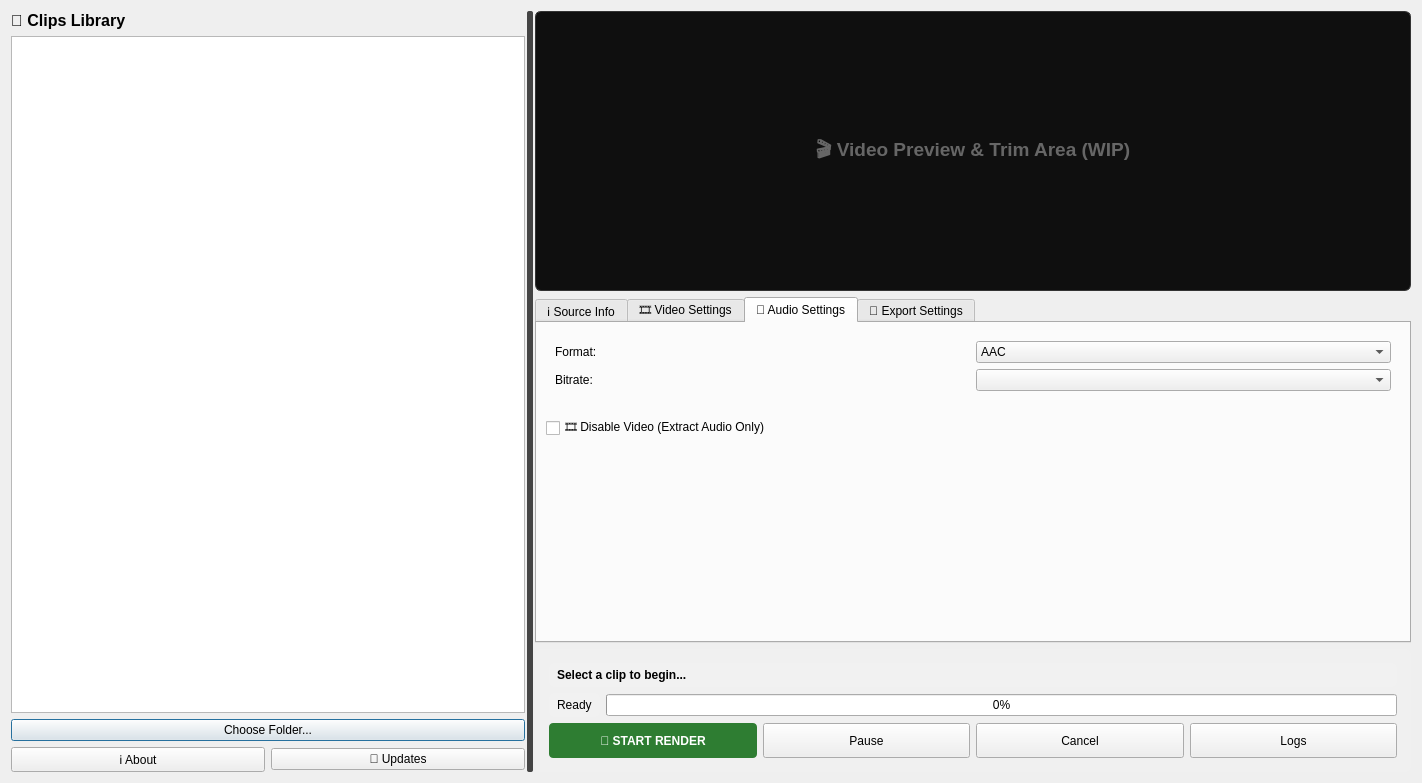
<?xml version="1.0" encoding="UTF-8"?>
<ui version="4.0">
 <class>Dialog</class>
 <widget class="QDialog" name="Dialog">
  <property name="geometry">
   <rect>
    <x>0</x>
    <y>0</y>
    <width>1422</width>
    <height>783</height>
   </rect>
  </property>
  <property name="windowTitle">
   <string>Steempeg v8</string>
  </property>
  <layout class="QHBoxLayout" name="horizontalLayout_main">
   <item>
    <widget class="QSplitter" name="main_splitter">
     <property name="styleSheet">
      <string>QSplitter::handle { background-color: #444; margin: 0px 2px; border-radius: 2px; } QSplitter::handle:hover { background-color: #666; }</string>
     </property>
     <property name="orientation">
      <enum>Qt::Orientation::Horizontal</enum>
     </property>
     <property name="handleWidth">
      <number>6</number>
     </property>
     <widget class="QWidget" name="left_panel" native="true">
      <layout class="QVBoxLayout" name="verticalLayout_left">
       <property name="leftMargin">
        <number>0</number>
       </property>
       <property name="topMargin">
        <number>0</number>
       </property>
       <property name="bottomMargin">
        <number>0</number>
       </property>
       <item>
        <widget class="QLabel" name="label_13">
         <property name="font">
          <font>
           <pointsize>12</pointsize>
           <bold>true</bold>
          </font>
         </property>
         <property name="text">
          <string>📁 Clips Library</string>
         </property>
        </widget>
       </item>
       <item>
        <widget class="QTableWidget" name="table_clips"/>
       </item>
       <item>
        <widget class="QPushButton" name="btn_browse">
         <property name="text">
          <string>Choose Folder...</string>
         </property>
        </widget>
       </item>
       <item>
        <layout class="QHBoxLayout" name="horizontalLayout_duo">
         <item>
          <widget class="QPushButton" name="btn_about">
           <property name="text">
            <string>ℹ️ About</string>
           </property>
          </widget>
         </item>
         <item>
          <widget class="QPushButton" name="btn_update_check">
           <property name="text">
            <string>🔄 Updates</string>
           </property>
          </widget>
         </item>
        </layout>
       </item>
      </layout>
     </widget>
     <widget class="QWidget" name="right_panel" native="true">
      <layout class="QVBoxLayout" name="verticalLayout_right">
       <property name="topMargin">
        <number>0</number>
       </property>
       <property name="rightMargin">
        <number>0</number>
       </property>
       <property name="bottomMargin">
        <number>0</number>
       </property>
       <item>
        <widget class="QLabel" name="label_video_preview">
         <property name="minimumSize">
          <size>
           <width>0</width>
           <height>280</height>
          </size>
         </property>
         <property name="font">
          <font>
           <pointsize>14</pointsize>
           <bold>true</bold>
          </font>
         </property>
         <property name="styleSheet">
          <string>background-color: #0f0f0f; color: #666; border: 1px solid #333; border-radius: 6px;</string>
         </property>
         <property name="text">
          <string>🎬 Video Preview &amp; Trim Area (WIP)</string>
         </property>
         <property name="alignment">
          <set>Qt::AlignmentFlag::AlignCenter</set>
         </property>
        </widget>
       </item>
       <item>
        <widget class="QTabWidget" name="settings_tabs">
         <property name="currentIndex">
          <number>2</number>
         </property>
         <widget class="QWidget" name="tab_source">
          <attribute name="title">
           <string>ℹ️ Source Info</string>
          </attribute>
          <layout class="QVBoxLayout" name="verticalLayout_source">
           <item>
            <widget class="QLabel" name="source_label">
             <property name="text">
              <string>Source:</string>
             </property>
            </widget>
           </item>
           <item>
            <widget class="QLabel" name="orig_res_label">
             <property name="text">
              <string>Original resolution:</string>
             </property>
            </widget>
           </item>
           <item>
            <widget class="QLabel" name="label_duration">
             <property name="text">
              <string>Time:</string>
             </property>
            </widget>
           </item>
           <item>
            <widget class="QLabel" name="label_fps">
             <property name="text">
              <string>FPS:</string>
             </property>
            </widget>
           </item>
           <item>
            <widget class="QLabel" name="label_size">
             <property name="text">
              <string>Size:</string>
             </property>
            </widget>
           </item>
           <item>
            <spacer name="vs1">
             <property name="orientation">
              <enum>Qt::Orientation::Vertical</enum>
             </property>
             <property name="sizeHint" stdset="0">
              <size>
               <width>0</width>
               <height>0</height>
              </size>
             </property>
            </spacer>
           </item>
          </layout>
         </widget>
         <widget class="QWidget" name="tab_video">
          <attribute name="title">
           <string>🎞 Video Settings</string>
          </attribute>
          <layout class="QVBoxLayout" name="verticalLayout_video">
           <item>
            <widget class="QLabel" name="label_2">
             <property name="text">
              <string>Quality Preset</string>
             </property>
            </widget>
           </item>
           <item>
            <widget class="QComboBox" name="combo_quality"/>
           </item>
           <item>
            <widget class="QLabel" name="label_target_size">
             <property name="text">
              <string>Target Size</string>
             </property>
            </widget>
           </item>
           <item>
            <widget class="QSlider" name="size_slider">
             <property name="orientation">
              <enum>Qt::Orientation::Horizontal</enum>
             </property>
            </widget>
           </item>
           <item>
            <widget class="QLabel" name="label_5">
             <property name="text">
              <string>Framerate (FPS)</string>
             </property>
            </widget>
           </item>
           <item>
            <widget class="QComboBox" name="combo_fps"/>
           </item>
           <item>
            <widget class="QLabel" name="label_4">
             <property name="text">
              <string>Bitrate</string>
             </property>
            </widget>
           </item>
           <item>
            <widget class="QComboBox" name="combo_bitrate"/>
           </item>
           <item>
            <layout class="QHBoxLayout" name="horizontalLayout_codecs">
             <item>
              <layout class="QVBoxLayout">
               <item>
                <widget class="QLabel" name="label_14">
                 <property name="text">
                  <string>Codec</string>
                 </property>
                </widget>
               </item>
               <item>
                <widget class="QComboBox" name="combo_codec"/>
               </item>
              </layout>
             </item>
             <item>
              <layout class="QVBoxLayout">
               <item>
                <widget class="QLabel" name="label_6">
                 <property name="text">
                  <string>Hardware Encoder</string>
                 </property>
                </widget>
               </item>
               <item>
                <widget class="QComboBox" name="combo_encoder"/>
               </item>
              </layout>
             </item>
            </layout>
           </item>
           <item>
            <widget class="QCheckBox" name="check_mute_audio">
             <property name="text">
              <string>🔇 Disable Audio (Video Only)</string>
             </property>
            </widget>
           </item>
           <item>
            <spacer name="vs2">
             <property name="orientation">
              <enum>Qt::Orientation::Vertical</enum>
             </property>
             <property name="sizeHint" stdset="0">
              <size>
               <width>0</width>
               <height>0</height>
              </size>
             </property>
            </spacer>
           </item>
          </layout>
         </widget>
         <widget class="QWidget" name="tab_audio">
          <attribute name="title">
           <string>🎵 Audio Settings</string>
          </attribute>
          <layout class="QVBoxLayout" name="verticalLayout_audio">
           <property name="spacing">
            <number>15</number>
           </property>
           <item>
            <widget class="QFrame" name="frame_audio_settings">
             <layout class="QGridLayout" name="gridLayout_audio">
              <item row="0" column="0">
               <widget class="QLabel" name="label_audio_format">
                <property name="text">
                 <string>Format:</string>
                </property>
               </widget>
              </item>
              <item row="0" column="1">
               <widget class="QComboBox" name="combo_audio_format">
                <item>
                 <property name="text">
                  <string>AAC</string>
                 </property>
                </item>
                <item>
                 <property name="text">
                  <string>MP3</string>
                 </property>
                </item>
               </widget>
              </item>
              <item row="1" column="0">
               <widget class="QLabel" name="label_audio_bitrate">
                <property name="text">
                 <string>Bitrate:</string>
                </property>
               </widget>
              </item>
              <item row="1" column="1">
               <widget class="QComboBox" name="combo_audio_bitrate"/>
              </item>
             </layout>
            </widget>
           </item>
           <item>
            <widget class="QCheckBox" name="check_audio_only">
             <property name="text">
              <string>🎞️ Disable Video (Extract Audio Only)</string>
             </property>
            </widget>
           </item>
           <item>
            <spacer name="vs3">
             <property name="orientation">
              <enum>Qt::Orientation::Vertical</enum>
             </property>
             <property name="sizeHint" stdset="0">
              <size>
               <width>0</width>
               <height>0</height>
              </size>
             </property>
            </spacer>
           </item>
          </layout>
         </widget>
         <widget class="QWidget" name="tab_export">
          <attribute name="title">
           <string>💾 Export Settings</string>
          </attribute>
          <layout class="QVBoxLayout" name="verticalLayout_export">
           <item>
            <widget class="QGroupBox" name="group_summary">
             <property name="font">
              <font>
               <bold>true</bold>
              </font>
             </property>
             <property name="title">
              <string>Final Render Details</string>
             </property>
             <layout class="QVBoxLayout" name="verticalLayout_summary">
              <item>
               <widget class="QLabel" name="label_detailed_summary">
                <property name="font">
                 <font>
                  <bold>false</bold>
                 </font>
                </property>
                <property name="text">
                 <string>...</string>
                </property>
               </widget>
              </item>
             </layout>
            </widget>
           </item>
           <item>
            <widget class="QLabel" name="label_10">
             <property name="text">
              <string>Output File Name</string>
             </property>
            </widget>
           </item>
           <item>
            <widget class="QLineEdit" name="input_filename"/>
           </item>
           <item>
            <widget class="QPushButton" name="destination_button">
             <property name="minimumSize">
              <size>
               <width>0</width>
               <height>30</height>
              </size>
             </property>
             <property name="text">
              <string>Choose Destination Folder...</string>
             </property>
            </widget>
           </item>
           <item>
            <widget class="QLabel" name="label_location">
             <property name="font">
              <font>
               <pointsize>9</pointsize>
              </font>
             </property>
             <property name="text">
              <string>Location: ...</string>
             </property>
             <property name="wordWrap">
              <bool>true</bool>
             </property>
            </widget>
           </item>
           <item>
            <spacer name="vs4">
             <property name="orientation">
              <enum>Qt::Orientation::Vertical</enum>
             </property>
             <property name="sizeHint" stdset="0">
              <size>
               <width>0</width>
               <height>0</height>
              </size>
             </property>
            </spacer>
           </item>
          </layout>
         </widget>
        </widget>
       </item>
       <item>
        <widget class="QFrame" name="frame_status">
         <property name="styleSheet">
          <string>QFrame { background-color: rgba(255, 255, 255, 0.05); border-radius: 6px; padding: 5px; }</string>
         </property>
         <property name="frameShape">
          <enum>QFrame::Shape::StyledPanel</enum>
         </property>
         <layout class="QVBoxLayout" name="verticalLayout_status">
          <item>
           <widget class="QLabel" name="label_short_summary">
            <property name="font">
             <font>
              <bold>true</bold>
             </font>
            </property>
            <property name="text">
             <string>Select a clip to begin...</string>
            </property>
           </widget>
          </item>
          <item>
           <layout class="QHBoxLayout" name="horizontalLayout_progress">
            <item>
             <widget class="QLabel" name="label_status">
              <property name="text">
               <string>Ready</string>
              </property>
             </widget>
            </item>
            <item>
             <widget class="QProgressBar" name="progress_render">
              <property name="value">
               <number>0</number>
              </property>
             </widget>
            </item>
           </layout>
          </item>
          <item>
           <layout class="QHBoxLayout" name="horizontalLayout_buttons">
            <item>
             <widget class="QPushButton" name="btn_start">
              <property name="minimumSize">
               <size>
                <width>150</width>
                <height>35</height>
               </size>
              </property>
              <property name="styleSheet">
               <string>background-color: #2e7d32; color: white; font-weight: bold; border-radius: 4px;</string>
              </property>
              <property name="text">
               <string>🚩 START RENDER</string>
              </property>
             </widget>
            </item>
            <item>
             <widget class="QPushButton" name="btn_pause">
              <property name="minimumSize">
               <size>
                <width>0</width>
                <height>35</height>
               </size>
              </property>
              <property name="text">
               <string>Pause</string>
              </property>
             </widget>
            </item>
            <item>
             <widget class="QPushButton" name="btn_cancel">
              <property name="minimumSize">
               <size>
                <width>0</width>
                <height>35</height>
               </size>
              </property>
              <property name="text">
               <string>Cancel</string>
              </property>
             </widget>
            </item>
            <item>
             <widget class="QPushButton" name="btn_logs">
              <property name="minimumSize">
               <size>
                <width>0</width>
                <height>35</height>
               </size>
              </property>
              <property name="text">
               <string>Logs</string>
              </property>
             </widget>
            </item>
           </layout>
          </item>
         </layout>
        </widget>
       </item>
      </layout>
     </widget>
    </widget>
   </item>
  </layout>
 </widget>
 <resources/>
 <connections/>
</ui>
